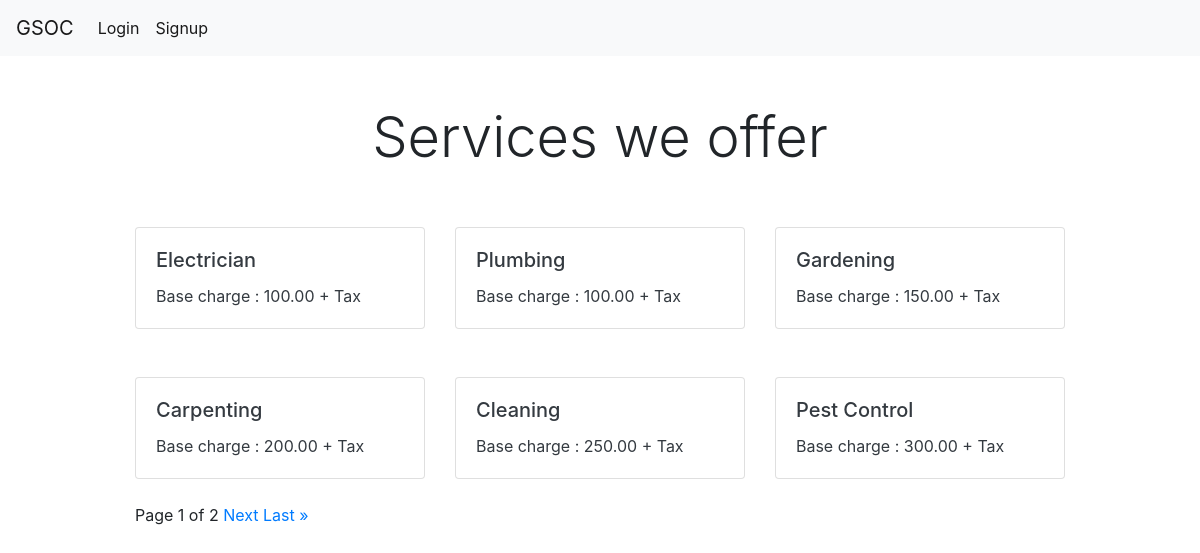
The app's page /services/services/ with its own data.
### services/models.py (models this page shows, shortened)
class Service(models.Model):
    is_active = models.BooleanField(default=True)
    service_name = models.CharField(max_length=124)
    service_charge = models.DecimalField(max_digits=10, decimal_places=2)
    service_image = models.ImageField(upload_to='VendorFinder/static/upload',blank=True,null=True)
    service_description = models.CharField(max_length=124,blank=True)
    row_insert_date = models.DateTimeField(auto_now_add=True)
    row_update_date = models.DateTimeField(auto_now=True)
    class Meta:
        db_table = 'service'
        verbose_name_plural = 'service'

### services/views.py (the view)
# urls.py: path('services/', include(services_urls)),
def services(request):
    service_list = Service.objects.all().order_by("service_charge")
    paginator = Paginator(service_list, 6)
    page = request.GET.get('page')
    service = paginator.get_page(page)
    count = paginator.get_page(page)
    context = {
        'service' : service,
        'count' : count,
    }
    return render (request, 'services/services.html', context)

### templates/services/services.html (shortened to what this page needs)
{% extends 'base.html' %}
{% block content %}
    <div class="pricing-header px-3 py-3 pt-md-5 pb-md-4 mx-auto text-center">
        <h5 class="display-4">Services we offer</h5>
    </div>
    <div class="container">
        <div class="row">
                {% for item in service %}
            <div class="col-md-4">
                    <a class="p-2 text-dark" href="{% url 'services' item.id item.service_name %}" style="text-decoration: none">
                <div class="card">
                        <div class="card-body">
                          <h5 class="card-title">{{ item.service_name }}</h5>
                          <p class="card-text">Base charge : {{item.service_charge}} + Tax</p>
                        </div>
                </div>
                    </a>
            </div>
                {% endfor %}
        </div>
        <div class="pagination">
                <span class="step-links">
                <span class="current">
                Page {{ count.number }} of {{ count.paginator.num_pages }}
                </span>
                {% if count.has_next %}
                <a href="?page={{ count.next_page_number }}">Next</a>
                <a href="?page={{ count.paginator.num_pages }}">Last &raquo;</a>
                {% endif %}
                </span>
        </div>
    </div>
{% endblock %}

### templates/base.html (shortened to what this page needs)
{% load static %}
<DOCTYPE html>
    <html lang="en">
    <head>
        <link rel="stylesheet" href="https://stackpath.bootstrapcdn.com/bootstrap/4.3.1/css/bootstrap.min.css">
        <link type="text/css" rel="stylesheet" href="{% static 'css/base.css' %}">
    </head>
    <nav class="navbar navbar-expand-lg navbar-light bg-light">
        <a class="navbar-brand" href="{% url 'index' %}">GSOC</a>
        <div class="collapse navbar-collapse" id="navbarSupportedContent">
          <ul class="navbar-nav mr-auto">
            {% if not user.is_authenticated %}
            <li class="nav-item active">
                <a class="nav-link" href="{% url 'login' %}">Login<span class="sr-only">(current)</span></a>
            </li>
            <li class="nav-item active">
                <a class="nav-link" href="{% url 'signup' %}">Signup<span class="sr-only">(current)</span></a>
            </li>
            {% endif %}
          </ul>
        </div>
      </nav>
    <body>
    {% block content %}
    {% endblock %}
    </body>
    </html>

### static/css/base.css (style rules this page uses)
html { font-size: 14px; }
@media (min-width: 768px) { html { font-size: 16px; } }
.container { max-width: 960px; }
.pricing-header { max-width: 700px; }

### records on screen
Service: service_name "Electrician", service_charge "100.00"
Service: service_name "Plumbing", service_charge "100.00"
Service: service_name "Gardening", service_charge "150.00"
Service: service_name "Carpenting", service_charge "200.00"
Service: service_name "Cleaning", service_charge "250.00"
Service: service_name "Pest Control", service_charge "300.00"

### other values on screen
{{ count.number }} "1"
{{ count.paginator.num_pages }} "2"
